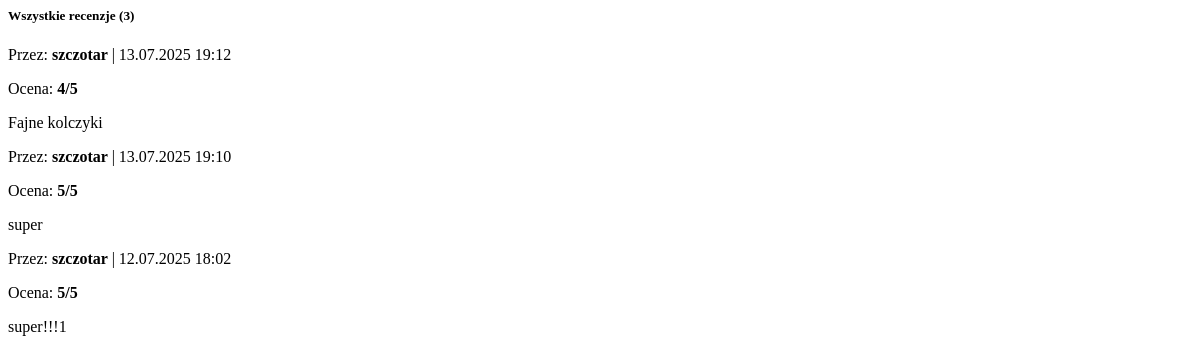
The app's page /product/6/reviews/, older data.
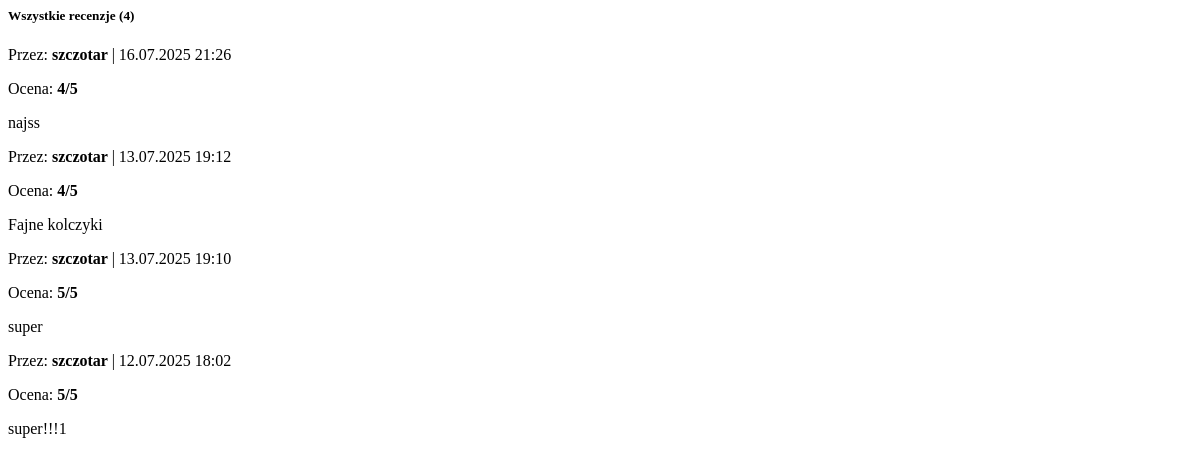
The same page, newer data.
### store/models.py (models this page shows, shortened)
class Review(models.Model):
    product = models.ForeignKey(
        Product,
        on_delete=models.CASCADE,
        related_name='reviews' # Umożliwi dostęp do recenzji produktu przez product.reviews.all()
    )
    user = models.ForeignKey(
        User,
        on_delete=models.SET_NULL, # Co się stanie, gdy użytkownik zostanie usunięty? SET_NULL zachowa recenzję
        null=True, blank=True # Umożliwia recenzje od niezarejestrowanych (jeśli nie ma powiązania z User)
    )
    comment = models.TextField() # Treść komentarza
    rating = models.IntegerField(
        validators=[MinValueValidator(1), MaxValueValidator(5)],
        null=True, blank=True # Umożliwia komentarze bez oceny
    )
    created_at = models.DateTimeField(auto_now_add=True) # Data utworzenia recenzji
    class Meta:
        ordering = ['-created_at'] # Sortuj recenzje od najnowszych

### store/views.py (the view)
# urls.py: path('product/<int:product_id>/reviews/', views.get_reviews_page, name='get_reviews_page'),
def get_reviews_page(request, product_id):
    product = get_object_or_404(Product, id=product_id)
    all_reviews = product.reviews.all().order_by('-created_at')
    paginator = Paginator(all_reviews, 5)
    page_number = request.GET.get('page')
    reviews_page = paginator.get_page(page_number)
    return render(request, 'partials/reviews_section.html', {'reviews_page': reviews_page, 'product': product})

### cart/context_processors.py (called while the page is built)
def cart(request):
	return {'cart': Cart(request)}

### store/context_processors.py (called while the page is built)
def site_data(request):
    return {
        'all_materials': Material.objects.all().order_by('name'),
        'all_categories': Category.objects.all().order_by('name'), # Możesz też dodać wszystkie kategorie
    }

### store/templatetags/rating_filters.py (called while the page is built)
@register.filter
def render_stars(rating, max_rating=5):
    if rating is None:
        return "" # Zwróć pusty string jeśli ocena nie jest ustawiona
    try:
        rating_float = float(rating)
    except (ValueError, TypeError):
        return "" # Zwróć pusty string jeśli ocena nie jest liczbą
    rounded_rating = round(rating_float) # <-- Użyj math.ceil()
    rounded_rating = max(0, min(rounded_rating, max_rating))
    full_stars_html = FULL_STAR_HTML * rounded_rating
    empty_stars_html = EMPTY_STAR_HTML * (max_rating - rounded_rating)
    stars_html_string = full_stars_html + empty_stars_html
    return mark_safe(stars_html_string)

### store/templates/partials/reviews_section.html (shortened to what this page needs)
{% load rating_filters %}
{% load custom_filters %}
{% if reviews_page.object_list %}
    <div class="reviews-list mt-4">
        <h5 class="mb-3">Wszystkie recenzje ({{ reviews_page.paginator.count }})</h5>
        {% for review in reviews_page %}
            <div class="review-item border p-3 mb-3 rounded">
                <p class="mb-1 small text-muted">
                    Przez: <strong>
                        {% if review.user %}
                            {{ review.user.username }}
                        {% else %}
                            Anonim
                        {% endif %}
                    </strong>
                    <span class="ml-2">|</span> {{ review.created_at|date:"d.m.Y H:i" }}
                </p>
                {% if review.rating is not None %}
                    <p class="mb-1">
                        Ocena: <strong>{{ review.rating }}/5</strong>
                    </p>
                {% endif %}
                <div class="review-comment">
                    <p>{{ review.comment|linebreaksbr }}</p>
                </div>
            </div>
        {% endfor %}
    </div>
{% else %}
    <div class="reviews-list mt-4">
        <p class="text-muted">Brak recenzji dla tego produktu. Bądź pierwszy!</p>
    </div>
{% endif %}

Row changes from the older to the newer data that the page shows:
added Review: user.username "szczotar", created_at "16.07.2025 21:26", rating "4", comment "najss"
Text that changed along with them:
{{ reviews_page.paginator.count }}: "3" → "4"
